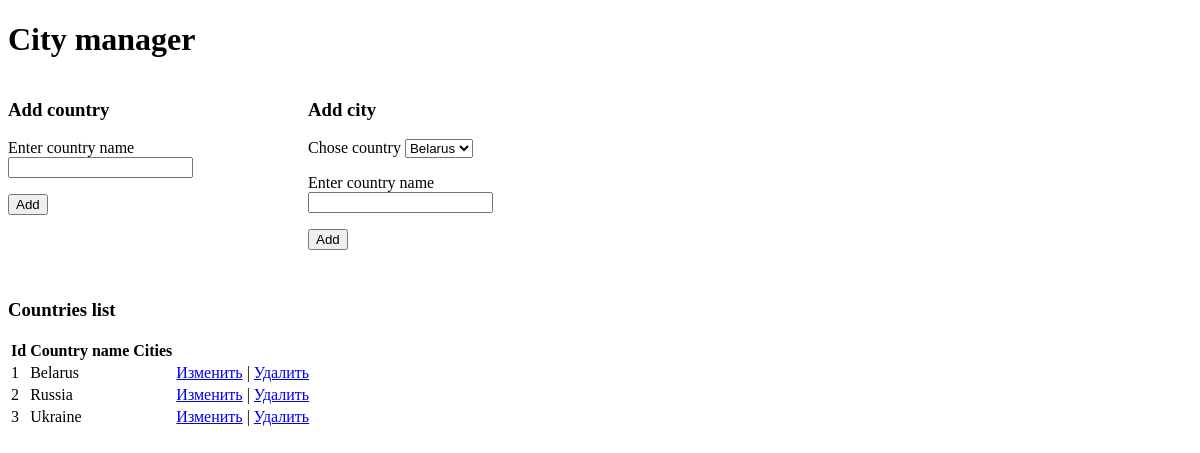
The app's page /, older data.
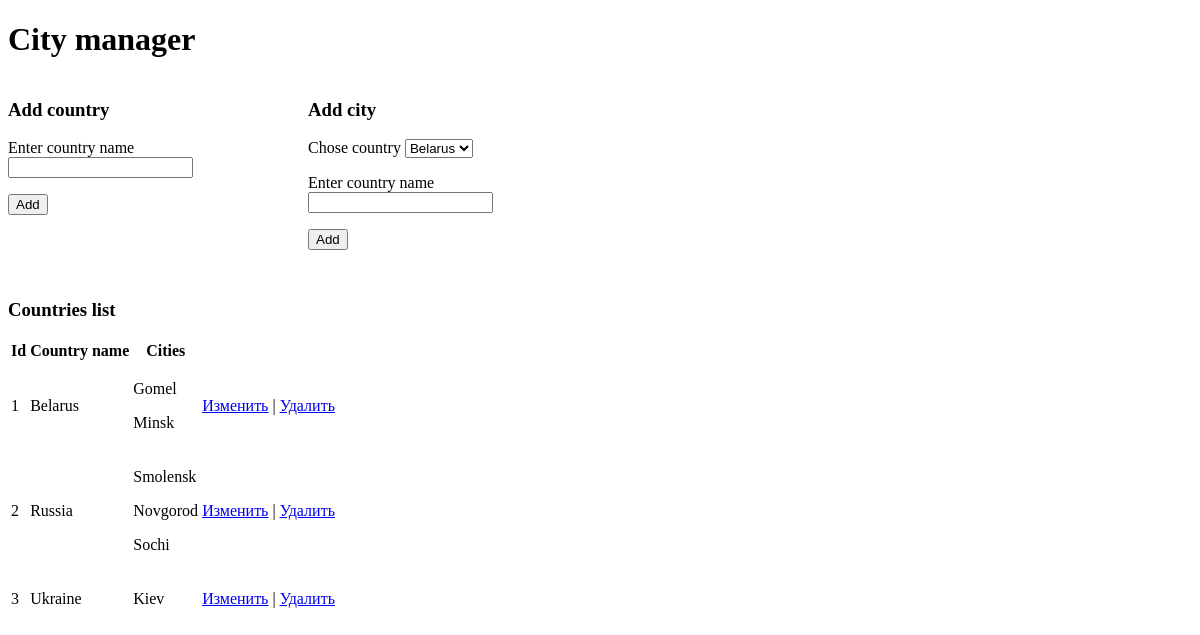
The same page, newer data.
### city_manager/models.py (models this page shows)
class Country(models.Model):
    country_name = models.CharField(max_length=100)

class City(models.Model):
    city_name = models.CharField(max_length=100)
    country = models.IntegerField()

### city_manager/views.py (the view)
# urls.py: path('', views.index)
def index(request):
    countries = Country.objects.all()
    cities = City.objects.all()
    return render(request, "city_manager/index.html", {
        "countries": countries,
        "cities": cities
    })

### templates/city_manager/index.html (shortened to what this page needs)
<!DOCTYPE html>
<html lang="en">
<head>
</head>
<body>
  <h1>City manager</h1>
  <div id="add">
    <div class="left">
      <h3>Add country</h3>
      <form method="post" action="create/">
        <p>
          <label>Enter country name</label>
          <input type="text" name="country" required="true">
        </p>
        <input type="submit" value="Add">
      </form>
    </div>
    <div class="right">
      {% if countries.count > 0 %}
      <h3>Add city</h3>
      <form method="post" action="create-city/" id="country-form">
        <p>
          <p>
            <label>Chose country</label>
            <select name="country_select">
              {% for country in countries %}
              <option value="{{ country.id }}">{{ country.country_name }}</option>
              {% endfor %}
            </select>
          </p>
          <p>
            <label>Enter country name</label>
            <input type="text" name="city" required="true">
          </p>
        </p>
        <input type="submit" value="Add">
      </form>
      {% endif %}
    </div>
  </div>
  {% if countries.count > 0 %}
  <h3>Countries list</h3>
  <table>
      <thead><th>Id</th><th>Country name</th><th>Cities</th><th></th></thead>
      {% for country in countries %}
      <tr>
          <td>{{ country.id }}</td>
          <td>{{ country.country_name }}</td>
          <td>
          {% if cities.count > 0 %}
            {% for city in cities %}
              {% if city.country == country.id %}
                <p>{{ city.city_name }}</p>
              {% endif %}
            {% endfor %}
          {% endif %}
          </td>
          <td><a href="update/{{country.id}}">Изменить</a> | <a href="delete/{{country.id}}">Удалить</a></td>
      </tr>
      {% endfor %}
  </table>
  {% endif %}
</body>
</html>

### templates/city_manager/index.html (style rules this page uses)
#add { margin: 0; padding: 0; width: 100%; height: 200px; }
.left { width: 300px; float: left; }
.right { width: 300px; float: left; }

Row changes from the older to the newer data that the page shows:
added City: city_name "Gomel", shown under Country "Belarus"
added City: city_name "Minsk", shown under Country "Belarus"
added City: city_name "Smolensk", shown under Country "Russia"
added City: city_name "Novgorod", shown under Country "Russia"
added City: city_name "Sochi", shown under Country "Russia"
added City: city_name "Kiev", shown under Country "Ukraine"
